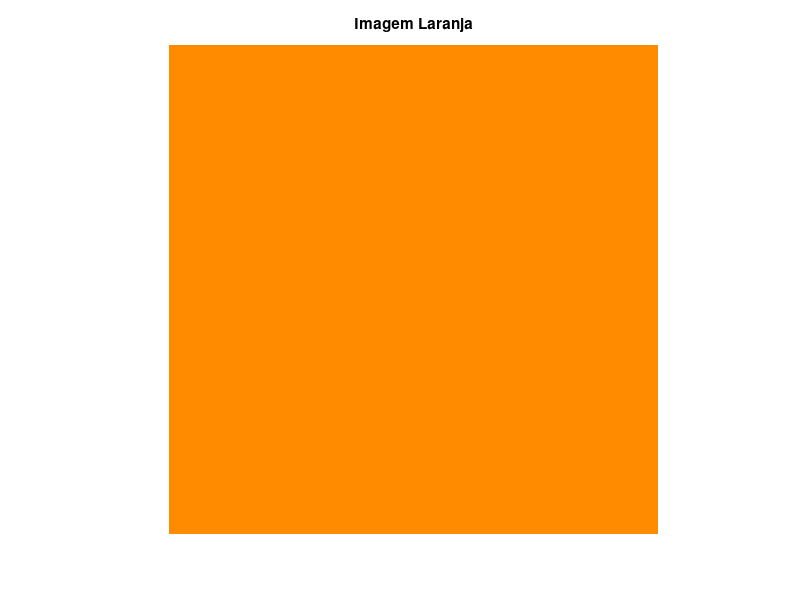
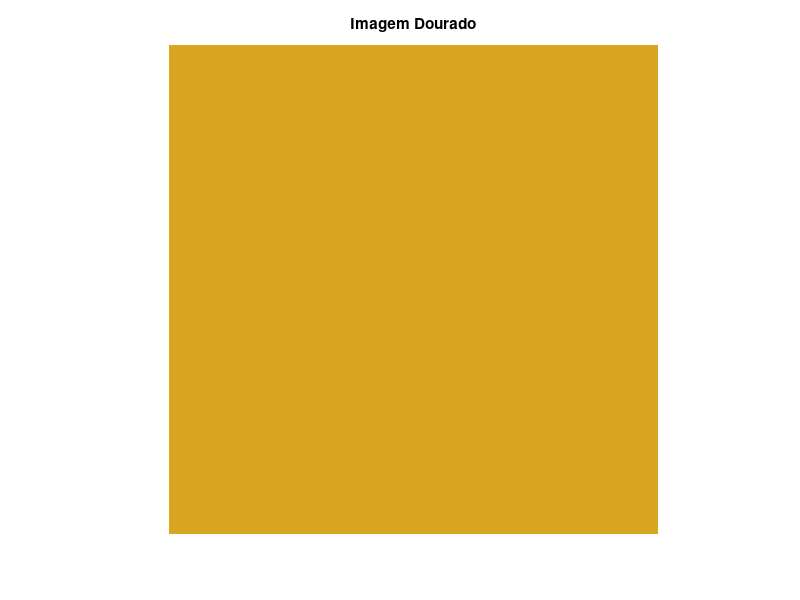
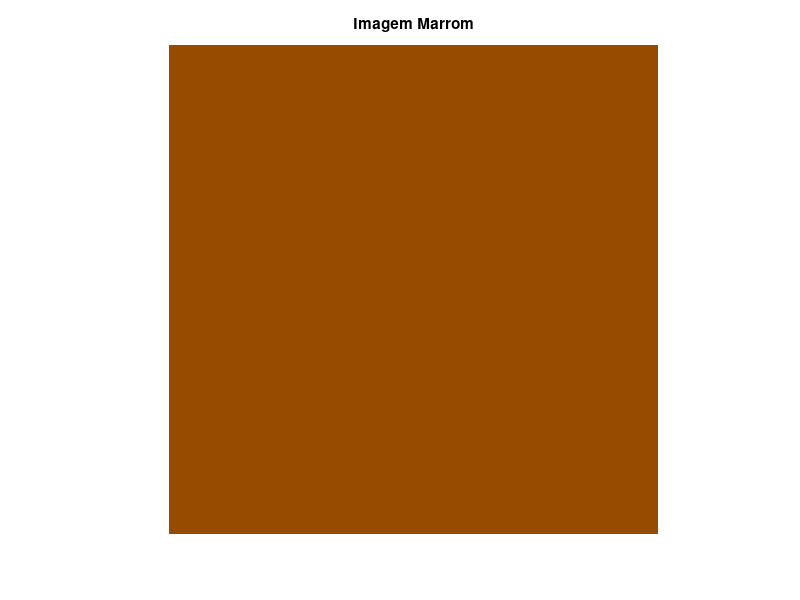

These figures' MATLAB source, in order:
largura = 500;
altura = 500;

% Definir os valores RGB para Laranja, Dourado e Marrom
laranja = [255, 140, 0]; % Exemplo de RGB para Laranja
dourado = [218, 165, 32]; % Exemplo de RGB para Dourado
marrom = [150, 75, 0]; % Exemplo de RGB para Marrom

%Inicializando as imagens zeradas do tipo uint8
imagemLaranja = zeros(altura, largura, 3, 'uint8');
imagemDourado = zeros(altura, largura, 3, 'uint8');
imagemMarrom = zeros(altura, largura, 3, 'uint8');

% Criar e preencher as imagens
for i = 1:altura
    for j = 1:largura
          % Preencher a imagem Laranja com o valor RGB para Laranja
        imagemLaranja(i, j, :) = laranja;

        % Preencher a imagem Dourado com o valor RGB para Dourado
        imagemDourado(i, j, :) = dourado;

        % Preencher a imagem Marrom com o valor RGB para Marrom
        imagemMarrom(i, j, :) = marrom;
    end
end

% Mostrar as imagens
figure, imshow(imagemLaranja), title('Imagem Laranja');
figure, imshow(imagemDourado), title('Imagem Dourado');
figure, imshow(imagemMarrom), title('Imagem Marrom');
